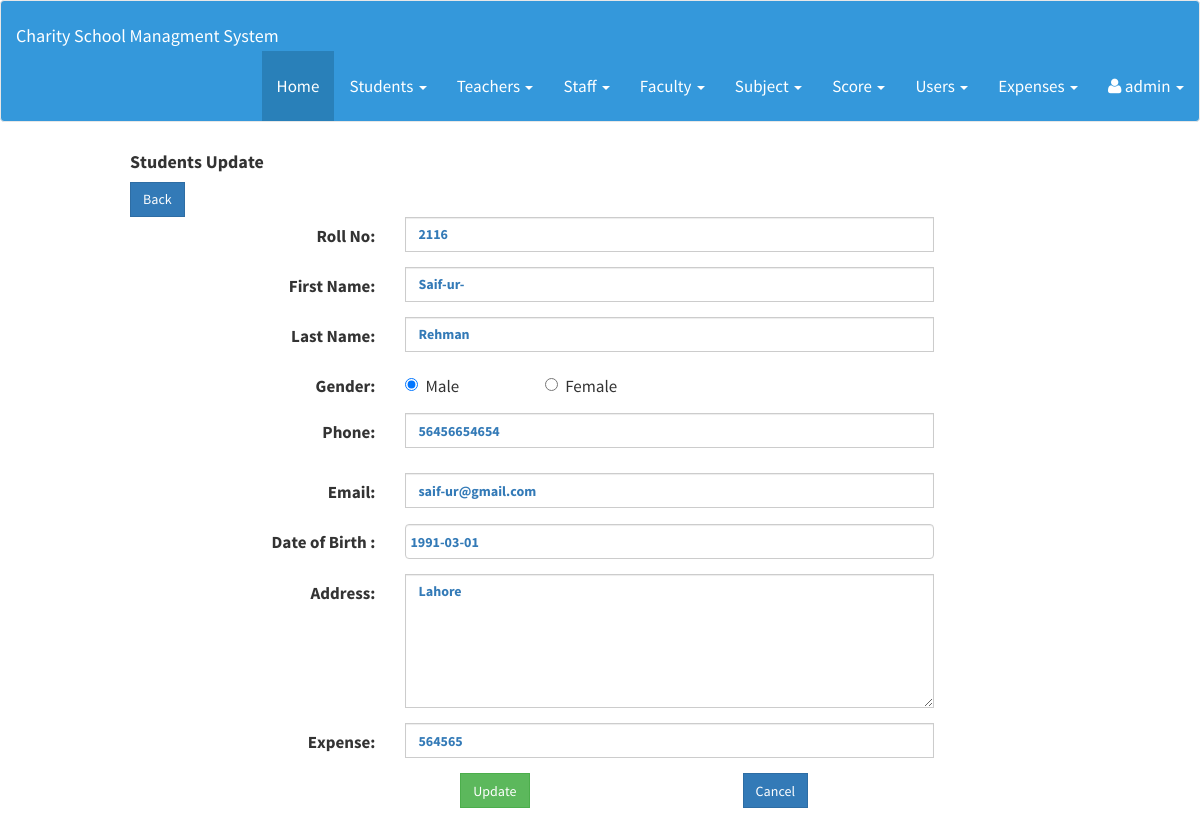
The app's page /admin.php?tag=student_entry&opr=upd&rs_id=1 with its own data.
### tables this page shows
CREATE TABLE `stu_tbl` (
  `roll_no` int(10) NOT NULL,
  `stu_id` int(10) UNSIGNED NOT NULL,
  `f_name` varchar(50) NOT NULL,
  `l_name` varchar(50) NOT NULL,
  `gender` char(10) NOT NULL,
  `dob` date NOT NULL,
  `address` varchar(100) NOT NULL,
  `phone` varchar(50) NOT NULL,
  `email` varchar(70) NOT NULL,
  `student_expense` int(11) NOT NULL
);

### Students_Entry.php (the view, shortened to what this page needs)
<?php
    $id="";
    $opr="";
    if(isset($_GET['opr']))
    	$opr=$_GET['opr'];
    if(isset($_GET['rs_id']))
    	$id=$_GET['rs_id'];
?>
<?php
if($opr=="upd")
{
	$sql_upd=mysql_query("SELECT * FROM stu_tbl WHERE stu_id=$id");
	$rs_upd=mysql_fetch_array($sql_upd);
?>
<div class="col-md-10 col-md-offset-1 form-style">
    <div class="col-md-12 entry-head margin-20b">
        <h4 class="left">Students Update</h4>
        <a class="btn btn-primary right" href="?tag=view_students">Back</a>
    </div>
    <div class="col-md-10 col-md-offset-1 form-style">
            <form role="form" data-toggle="validator" method="post" class="form-horizontal">
                <div class="row">
                    <div class="form-group">
                        <label for="roll_no" class="control-label col-sm-3">Roll No:</label>
                        <div class="col-sm-8">
                            <input  type="text" class="form-control only-number" id="roll_no" name="roll_no" value="<?php echo $rs_upd['roll_no'];?>"/>
                        </div>
                    </div>
                    <div class="form-group">
                        <label for="fnametxt" class="control-label col-sm-3">First Name:</label>
                        <div class="col-sm-8">
                            <input type="text" class="form-control" id="fnametxt" name="fnametxt" value="<?php echo $rs_upd['f_name'];?>"/>
                        </div>
                    </div>
                    <div class="form-group">
                        <label for="lnametxt" class="control-label col-sm-3">Last Name:</label>
                        <div class="col-sm-8">
                            <input type="text" class="form-control" id="lnametxt" name="lnametxt" value="<?php echo $rs_upd['l_name'];?>"/>
                        </div>
                    </div>
                    <div class="form-group">
                        <label for="gender" class="control-label col-sm-3">Gender:</label>
                        <div class="radio col-sm-2">
                            <label><input type="radio" name="gender" value="male" <?php if($rs_upd['gender']=="male") echo "checked";?>>Male</label>
                        </div>
                        <div class="radio col-sm-4">
                            <label><input type="radio" name="gender" value="female" <?php if($rs_upd['gender']=="female") echo "checked";?>>Female</label>
                        </div>
                    </div>
                    <div class="form-group">
                        <label for="phonetxt" class="control-label col-sm-3">Phone:</label>
                        <div class="col-sm-8">
                            <input type="number"data-minlength="11" class="form-control only-number" data-error="Enter Valid 11 Digit Phone Number  " id="phonetxt" name="phonetxt" value="<?php echo $rs_upd['phone'];?>">
                        </div>
                    </div>
                    <div class="form-group">
                        <label for="emailtxt" class="control-label col-sm-3">Email:</label>
                        <div class="col-sm-8">
                            <input type="email" class="form-control" id="emailtxt" name="emailtxt" value="<?php echo $rs_upd['email'];?>">
                        </div>
                    </div>
                    <div class="form-group">
                        <label for="dob" class="control-label col-sm-3">Date of Birth :</label>
                        <div class="col-sm-8">
                            <input type="text" class="form-control datepicker" name="dob" value="<?php echo $rs_upd['dob'];?>" data-date-format="yyyy-mm-dd"/>
                        </div>
                    </div>
                    <div class="form-group">
                        <label for="addrtxt" class="control-label col-sm-3">Address:</label>
                        <div class="col-sm-8">
                            <textarea class="form-control" name="addrtxt" cols="8" rows="6" required><?php echo $rs_upd['address'];?></textarea>
                        </div>
                    </div>
                    <div class="form-group">
                      <label for="exptxt" class="control-label col-sm-3">Expense:</label>
                      <div class="col-sm-8">
                          <input type="text" class="form-control" id="exptxt" name="exptxt"  value="<?php echo $rs_upd['student_expense'];?>"  >
                      </div>
                	</div>
                    <div class="form-group">
                        <input type="submit" name="btn_upd" value="Update" class="btn btn-success col-md-offset-4 col-sm-offset-4 col-xs-offset-2"/>
                        <input type="reset" value="Cancel" class="btn btn-primary col-md-offset-3 col-sm-offset-3 col-xs-offset-3"/>
                    </div>
                </div>
            </form>
        </div>
    </div>
</div>
<?php
}
?>
</body>
</html>

### css/master-ui.css (style rules this page uses)
body { font-family: 'Source Sans Pro', sans-serif; font-size: 1.7em; margin-bottom: 25px; color: #333; }
h1, h2, h3, h4, h5, h6 { font-weight: 700; }
.btn { border-radius: 0; transition: background-color 0.5s, border 0.5s; height: 35px; }
.form-control { border-radius: 0; transition: font-size 0.5s, height 0.5s; color: #337ab7; height: 35px; font-weight: 700; }

### css/datepicker.css (style rules this page uses)
.datepicker { padding: 4px; margin-top: 1px; -webkit-border-radius: 4px; -moz-border-radius: 4px; border-radius: 4px; direction: ltr; }

### records on screen
stu_tbl: roll_no "2116", fnametxt "Saif-ur-", lnametxt "Rehman", gender "☑ Male", gender "☐ Female", phonetxt "56456654654", emailtxt "saif-ur@gmail.com", dob "1991-03-01", addrtxt "Lahore", exptxt "564565"
